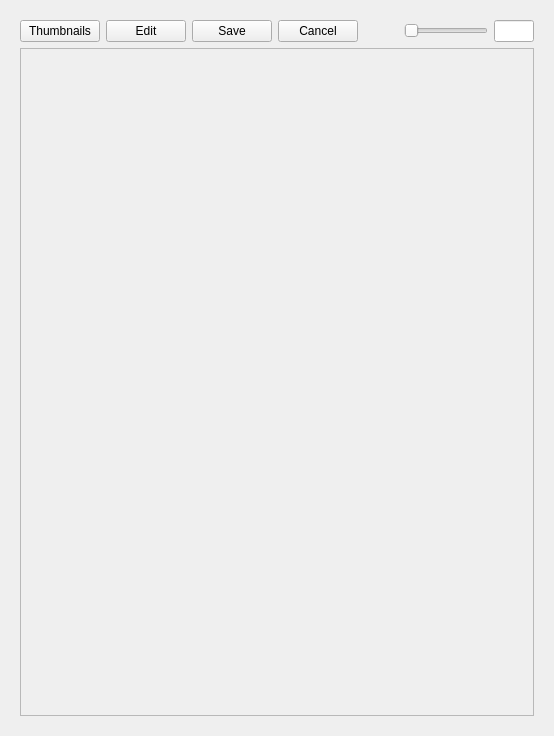
<?xml version="1.0" encoding="UTF-8"?>
<ui version="4.0">
 <class>Viewer</class>
 <widget class="QWidget" name="Viewer">
  <property name="geometry">
   <rect>
    <x>0</x>
    <y>0</y>
    <width>554</width>
    <height>736</height>
   </rect>
  </property>
  <property name="windowTitle">
   <string>Form</string>
  </property>
  <layout class="QGridLayout" name="gridLayout">
   <item row="0" column="0">
    <widget class="QStackedWidget" name="stackedWidget">
     <property name="currentIndex">
      <number>0</number>
     </property>
     <widget class="QWidget" name="page">
      <layout class="QVBoxLayout" name="verticalLayout">
       <item>
        <layout class="QHBoxLayout" name="horizontalLayout">
         <item>
          <widget class="QPushButton" name="pushButtonThumb1">
           <property name="text">
            <string>Thumbnails</string>
           </property>
           <property name="checkable">
            <bool>true</bool>
           </property>
          </widget>
         </item>
         <item>
          <widget class="QPushButton" name="pushButtonEdit">
           <property name="text">
            <string>Edit</string>
           </property>
          </widget>
         </item>
         <item>
          <widget class="QPushButton" name="pushButtonEditSave">
           <property name="text">
            <string>Save</string>
           </property>
          </widget>
         </item>
         <item>
          <widget class="QPushButton" name="pushButtonEditCancel">
           <property name="text">
            <string>Cancel</string>
           </property>
          </widget>
         </item>
         <item>
          <spacer name="horizontalSpacer">
           <property name="orientation">
            <enum>Qt::Horizontal</enum>
           </property>
           <property name="sizeHint" stdset="0">
            <size>
             <width>40</width>
             <height>20</height>
            </size>
           </property>
          </spacer>
         </item>
         <item>
          <widget class="QSlider" name="horizontalSliderZoom">
           <property name="orientation">
            <enum>Qt::Horizontal</enum>
           </property>
          </widget>
         </item>
         <item>
          <widget class="QLineEdit" name="lineEditPage">
           <property name="sizePolicy">
            <sizepolicy hsizetype="Fixed" vsizetype="Fixed">
             <horstretch>0</horstretch>
             <verstretch>0</verstretch>
            </sizepolicy>
           </property>
           <property name="maximumSize">
            <size>
             <width>40</width>
             <height>16777215</height>
            </size>
           </property>
           <property name="alignment">
            <set>Qt::AlignRight|Qt::AlignTrailing|Qt::AlignVCenter</set>
           </property>
           <property name="readOnly">
            <bool>true</bool>
           </property>
          </widget>
         </item>
        </layout>
       </item>
       <item>
        <widget class="QScrollArea" name="scrollArea">
         <property name="widgetResizable">
          <bool>true</bool>
         </property>
         <widget class="QWidget" name="scrollAreaWidgetContents">
          <property name="geometry">
           <rect>
            <x>0</x>
            <y>0</y>
            <width>504</width>
            <height>642</height>
           </rect>
          </property>
         </widget>
        </widget>
       </item>
      </layout>
     </widget>
     <widget class="QWidget" name="pageThumb">
      <layout class="QGridLayout" name="gridLayout_3">
       <item row="0" column="0">
        <layout class="QHBoxLayout" name="horizontalLayout_3">
         <item>
          <widget class="QPushButton" name="pushButtonThumb2">
           <property name="text">
            <string>Thumbnails</string>
           </property>
           <property name="checkable">
            <bool>true</bool>
           </property>
          </widget>
         </item>
         <item>
          <spacer name="horizontalSpacer_3">
           <property name="orientation">
            <enum>Qt::Horizontal</enum>
           </property>
           <property name="sizeHint" stdset="0">
            <size>
             <width>40</width>
             <height>20</height>
            </size>
           </property>
          </spacer>
         </item>
         <item>
          <widget class="QSlider" name="horizontalSliderZoom_3">
           <property name="orientation">
            <enum>Qt::Horizontal</enum>
           </property>
          </widget>
         </item>
        </layout>
       </item>
       <item row="1" column="0">
        <widget class="QScrollArea" name="scrollAreaThumb">
         <property name="widgetResizable">
          <bool>true</bool>
         </property>
         <widget class="QWidget" name="scrollAreaWidgetContentsThumb">
          <property name="geometry">
           <rect>
            <x>0</x>
            <y>0</y>
            <width>504</width>
            <height>642</height>
           </rect>
          </property>
         </widget>
        </widget>
       </item>
      </layout>
     </widget>
    </widget>
   </item>
  </layout>
 </widget>
 <resources/>
 <connections>
  <connection>
   <sender>pushButtonThumb1</sender>
   <signal>clicked(bool)</signal>
   <receiver>Viewer</receiver>
   <slot>thumbnails(bool)</slot>
   <hints>
    <hint type="sourcelabel">
     <x>74</x>
     <y>42</y>
    </hint>
    <hint type="destinationlabel">
     <x>553</x>
     <y>519</y>
    </hint>
   </hints>
  </connection>
  <connection>
   <sender>pushButtonEditCancel</sender>
   <signal>clicked()</signal>
   <receiver>Viewer</receiver>
   <slot>cancelEditForm()</slot>
   <hints>
    <hint type="sourcelabel">
     <x>326</x>
     <y>51</y>
    </hint>
    <hint type="destinationlabel">
     <x>553</x>
     <y>496</y>
    </hint>
   </hints>
  </connection>
  <connection>
   <sender>pushButtonEdit</sender>
   <signal>clicked()</signal>
   <receiver>Viewer</receiver>
   <slot>editForm()</slot>
   <hints>
    <hint type="sourcelabel">
     <x>203</x>
     <y>38</y>
    </hint>
    <hint type="destinationlabel">
     <x>0</x>
     <y>198</y>
    </hint>
   </hints>
  </connection>
  <connection>
   <sender>horizontalSliderZoom</sender>
   <signal>valueChanged(int)</signal>
   <receiver>Viewer</receiver>
   <slot>setZoom(int)</slot>
   <hints>
    <hint type="sourcelabel">
     <x>425</x>
     <y>37</y>
    </hint>
    <hint type="destinationlabel">
     <x>553</x>
     <y>345</y>
    </hint>
   </hints>
  </connection>
  <connection>
   <sender>pushButtonThumb2</sender>
   <signal>toggled(bool)</signal>
   <receiver>Viewer</receiver>
   <slot>thumbnails(bool)</slot>
   <hints>
    <hint type="sourcelabel">
     <x>85</x>
     <y>42</y>
    </hint>
    <hint type="destinationlabel">
     <x>682</x>
     <y>448</y>
    </hint>
   </hints>
  </connection>
  <connection>
   <sender>pushButtonEditSave</sender>
   <signal>clicked()</signal>
   <receiver>Viewer</receiver>
   <slot>saveEditForm()</slot>
   <hints>
    <hint type="sourcelabel">
     <x>233</x>
     <y>43</y>
    </hint>
    <hint type="destinationlabel">
     <x>598</x>
     <y>228</y>
    </hint>
   </hints>
  </connection>
 </connections>
 <slots>
  <slot>setZoom(int)</slot>
  <slot>butt()</slot>
  <slot>zoomPressed()</slot>
  <slot>setPage(int)</slot>
  <slot>cancelEditForm()</slot>
  <slot>thumbnails(bool)</slot>
  <slot>editForm()</slot>
  <slot>saveEditForm()</slot>
 </slots>
</ui>
